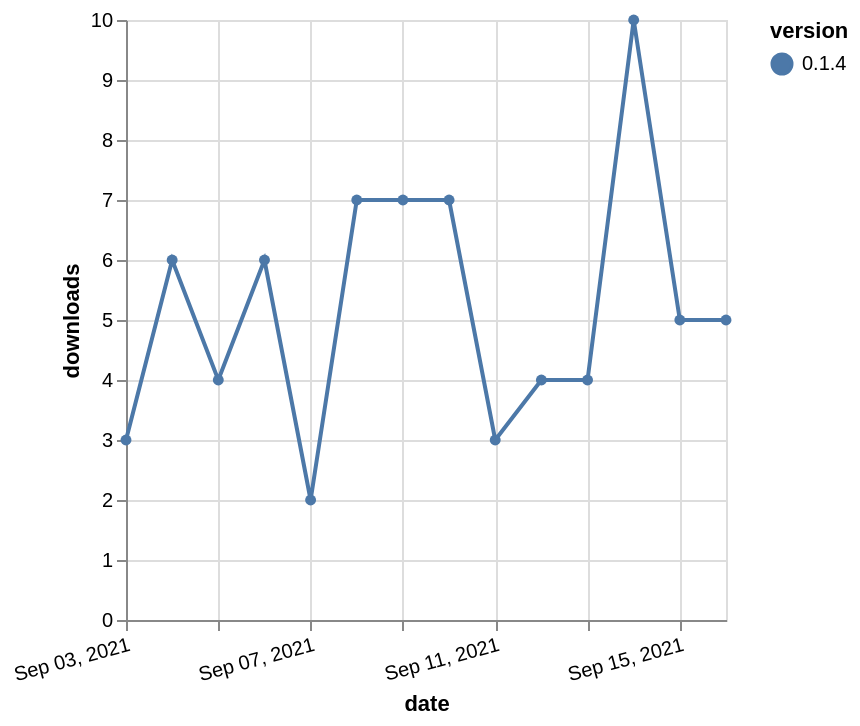

The specification (Vega-Lite) saved for this image:
### Vega-Lite specification from a JSON file in a GitHub repository (floating-point values rounded to 4 significant figures)
{"$schema": "https://vega.github.io/schema/vega-lite/v5.json", "description": "A simple bar chart with embedded data.", "data": {"values": [{"date": "2021-09-03", "total": 15337, "delta": 3, "version": "0.1.4"}, {"date": "2021-09-04", "total": 15343, "delta": 6, "version": "0.1.4"}, {"date": "2021-09-05", "total": 15347, "delta": 4, "version": "0.1.4"}, {"date": "2021-09-06", "total": 15353, "delta": 6, "version": "0.1.4"}, {"date": "2021-09-07", "total": 15355, "delta": 2, "version": "0.1.4"}, {"date": "2021-09-08", "total": 15362, "delta": 7, "version": "0.1.4"}, {"date": "2021-09-09", "total": 15369, "delta": 7, "version": "0.1.4"}, {"date": "2021-09-10", "total": 15376, "delta": 7, "version": "0.1.4"}, {"date": "2021-09-11", "total": 15379, "delta": 3, "version": "0.1.4"}, {"date": "2021-09-12", "total": 15383, "delta": 4, "version": "0.1.4"}, {"date": "2021-09-13", "total": 15387, "delta": 4, "version": "0.1.4"}, {"date": "2021-09-14", "total": 15397, "delta": 10, "version": "0.1.4"}, {"date": "2021-09-15", "total": 15402, "delta": 5, "version": "0.1.4"}, {"date": "2021-09-16", "total": 15407, "delta": 5, "version": "0.1.4"}]}, "width": "container", "mark": {"type": "line", "point": {"filled": true}}, "encoding": {"x": {"field": "date", "type": "temporal", "timeUnit": "yearmonthdate", "title": "date", "axis": {"labelAngle": -15}}, "y": {"field": "delta", "type": "quantitative", "title": "downloads"}, "color": {"field": "version", "type": "nominal"}, "tooltip": {"field": "delta"}}}
